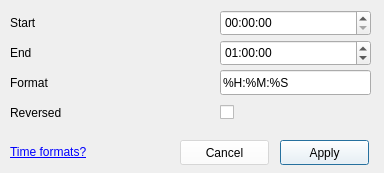
<?xml version="1.0" encoding="UTF-8"?>
<ui version="4.0">
 <class>Dialog</class>
 <widget class="QDialog" name="Dialog">
  <property name="geometry">
   <rect>
    <x>0</x>
    <y>0</y>
    <width>384</width>
    <height>173</height>
   </rect>
  </property>
  <property name="windowTitle">
   <string>Dialog</string>
  </property>
  <widget class="QLabel" name="label">
   <property name="geometry">
    <rect>
     <x>10</x>
     <y>10</y>
     <width>111</width>
     <height>26</height>
    </rect>
   </property>
   <property name="text">
    <string>Start</string>
   </property>
  </widget>
  <widget class="QLabel" name="label_2">
   <property name="geometry">
    <rect>
     <x>10</x>
     <y>40</y>
     <width>111</width>
     <height>25</height>
    </rect>
   </property>
   <property name="text">
    <string>End</string>
   </property>
  </widget>
  <widget class="QLineEdit" name="timeFormat">
   <property name="geometry">
    <rect>
     <x>220</x>
     <y>70</y>
     <width>151</width>
     <height>25</height>
    </rect>
   </property>
   <property name="text">
    <string>%H:%M:%S</string>
   </property>
  </widget>
  <widget class="QLabel" name="label_3">
   <property name="geometry">
    <rect>
     <x>10</x>
     <y>140</y>
     <width>101</width>
     <height>25</height>
    </rect>
   </property>
   <property name="font">
    <font>
     <weight>50</weight>
     <bold>false</bold>
     <underline>true</underline>
     <strikeout>false</strikeout>
    </font>
   </property>
   <property name="text">
    <string>&lt;a href=&quot;https://docs.python.org/3/library/datetime.html#strftime-and-strptime-behavior&quot;&gt;Time formats?&lt;/a&gt;</string>
   </property>
   <property name="openExternalLinks">
    <bool>true</bool>
   </property>
   <property name="textInteractionFlags">
    <set>Qt::LinksAccessibleByMouse</set>
   </property>
  </widget>
  <widget class="QTimeEdit" name="timeStart">
   <property name="geometry">
    <rect>
     <x>220</x>
     <y>10</y>
     <width>151</width>
     <height>26</height>
    </rect>
   </property>
   <property name="currentSection">
    <enum>QDateTimeEdit::HourSection</enum>
   </property>
   <property name="displayFormat">
    <string>hh:mm:ss</string>
   </property>
  </widget>
  <widget class="QTimeEdit" name="timeEnd">
   <property name="geometry">
    <rect>
     <x>220</x>
     <y>40</y>
     <width>151</width>
     <height>26</height>
    </rect>
   </property>
   <property name="displayFormat">
    <string>hh:mm:ss</string>
   </property>
   <property name="time">
    <time>
     <hour>1</hour>
     <minute>0</minute>
     <second>0</second>
    </time>
   </property>
  </widget>
  <widget class="QLabel" name="label_4">
   <property name="geometry">
    <rect>
     <x>10</x>
     <y>70</y>
     <width>111</width>
     <height>25</height>
    </rect>
   </property>
   <property name="text">
    <string>Format</string>
   </property>
  </widget>
  <widget class="QPushButton" name="applyButton">
   <property name="geometry">
    <rect>
     <x>280</x>
     <y>140</y>
     <width>89</width>
     <height>25</height>
    </rect>
   </property>
   <property name="styleSheet">
    <string notr="true">
background-color: rgb(255, 255, 255, 50%);</string>
   </property>
   <property name="text">
    <string>Apply</string>
   </property>
  </widget>
  <widget class="QLabel" name="label_5">
   <property name="geometry">
    <rect>
     <x>10</x>
     <y>100</y>
     <width>111</width>
     <height>25</height>
    </rect>
   </property>
   <property name="text">
    <string>Reversed</string>
   </property>
  </widget>
  <widget class="QCheckBox" name="reverseCheckBox">
   <property name="geometry">
    <rect>
     <x>220</x>
     <y>100</y>
     <width>21</width>
     <height>25</height>
    </rect>
   </property>
   <property name="text">
    <string/>
   </property>
  </widget>
  <widget class="QPushButton" name="cancelButton">
   <property name="geometry">
    <rect>
     <x>180</x>
     <y>140</y>
     <width>89</width>
     <height>25</height>
    </rect>
   </property>
   <property name="styleSheet">
    <string notr="true">
background-color: rgb(255, 255, 255, 50%);</string>
   </property>
   <property name="text">
    <string>Cancel</string>
   </property>
  </widget>
 </widget>
 <tabstops>
  <tabstop>timeStart</tabstop>
  <tabstop>timeEnd</tabstop>
  <tabstop>timeFormat</tabstop>
  <tabstop>reverseCheckBox</tabstop>
  <tabstop>cancelButton</tabstop>
  <tabstop>applyButton</tabstop>
 </tabstops>
 <resources/>
 <connections>
  <connection>
   <sender>cancelButton</sender>
   <signal>clicked()</signal>
   <receiver>Dialog</receiver>
   <slot>close()</slot>
   <hints>
    <hint type="sourcelabel">
     <x>224</x>
     <y>152</y>
    </hint>
    <hint type="destinationlabel">
     <x>191</x>
     <y>86</y>
    </hint>
   </hints>
  </connection>
  <connection>
   <sender>applyButton</sender>
   <signal>clicked()</signal>
   <receiver>Dialog</receiver>
   <slot>apply_slot()</slot>
   <hints>
    <hint type="sourcelabel">
     <x>324</x>
     <y>152</y>
    </hint>
    <hint type="destinationlabel">
     <x>191</x>
     <y>86</y>
    </hint>
   </hints>
  </connection>
 </connections>
 <slots>
  <slot>apply_slot()</slot>
  <slot>cancel_slot()</slot>
 </slots>
</ui>
